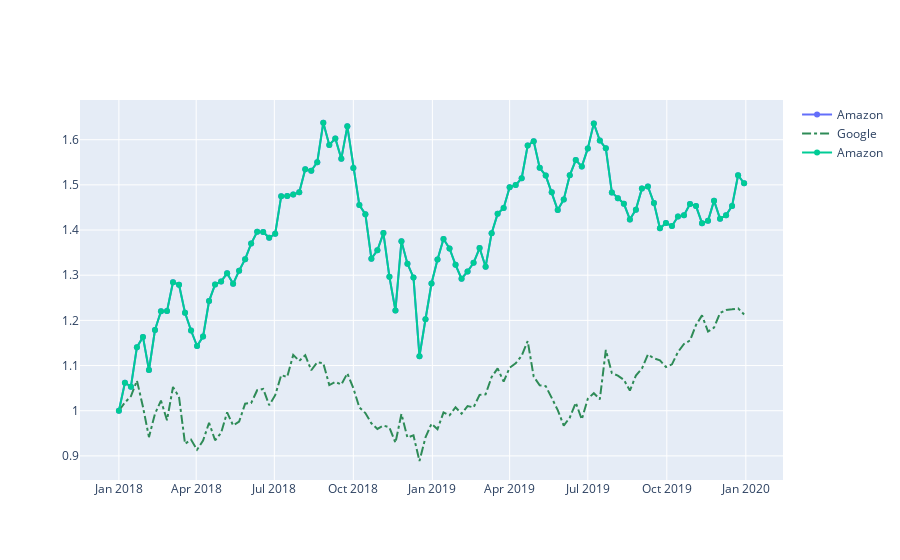

Notebook cell for this chart:
### Code cell
fig.add_trace(go.Scatter(x = stock_data.date , 
                         y = stock_data.AMZN , 
                         mode = "lines+markers" , 
                         name = "Amazon"))
